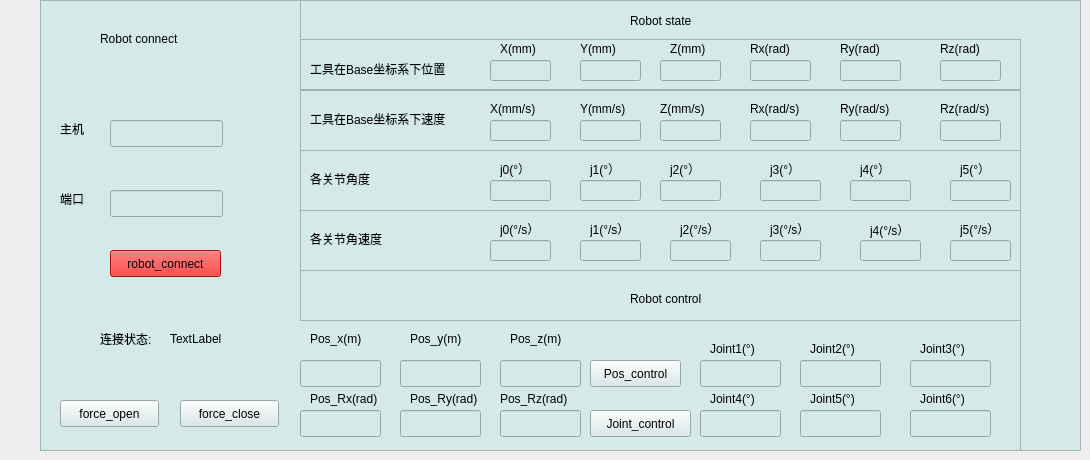
      <widget class="QWidget" name="tab">
       <attribute name="title">
        <string>机械臂状态</string>
       </attribute>
       <widget class="QFrame" name="frame_3">
        <property name="geometry">
         <rect>
          <x>40</x>
          <y>0</y>
          <width>261</width>
          <height>451</height>
         </rect>
        </property>
        <property name="styleSheet">
         <string notr="true">background-color: rgb(213, 233, 233);</string>
        </property>
        <property name="frameShape">
         <enum>QFrame::StyledPanel</enum>
        </property>
        <property name="frameShadow">
         <enum>QFrame::Raised</enum>
        </property>
        <widget class="QLabel" name="label_12">
         <property name="geometry">
          <rect>
           <x>60</x>
           <y>30</y>
           <width>111</width>
           <height>17</height>
          </rect>
         </property>
         <property name="text">
          <string>Robot connect</string>
         </property>
        </widget>
        <widget class="QLineEdit" name="line_Host">
         <property name="geometry">
          <rect>
           <x>70</x>
           <y>120</y>
           <width>113</width>
           <height>27</height>
          </rect>
         </property>
        </widget>
        <widget class="QLineEdit" name="line_port">
         <property name="geometry">
          <rect>
           <x>70</x>
           <y>190</y>
           <width>113</width>
           <height>27</height>
          </rect>
         </property>
        </widget>
        <widget class="QLabel" name="label_13">
         <property name="geometry">
          <rect>
           <x>60</x>
           <y>330</y>
           <width>67</width>
           <height>17</height>
          </rect>
         </property>
         <property name="text">
          <string>连接状态:</string>
         </property>
        </widget>
        <widget class="QLabel" name="label_14">
         <property name="geometry">
          <rect>
           <x>20</x>
           <y>120</y>
           <width>31</width>
           <height>17</height>
          </rect>
         </property>
         <property name="text">
          <string>主机</string>
         </property>
        </widget>
        <widget class="QLabel" name="label_15">
         <property name="geometry">
          <rect>
           <x>20</x>
           <y>190</y>
           <width>41</width>
           <height>17</height>
          </rect>
         </property>
         <property name="text">
          <string>端口</string>
         </property>
        </widget>
        <widget class="QPushButton" name="robot_connect">
         <property name="geometry">
          <rect>
           <x>70</x>
           <y>250</y>
           <width>111</width>
           <height>27</height>
          </rect>
         </property>
         <property name="styleSheet">
          <string notr="true">background-color: rgb(225, 21, 21)</string>
         </property>
         <property name="text">
          <string>robot_connect</string>
         </property>
        </widget>
        <widget class="QLabel" name="connect_info">
         <property name="geometry">
          <rect>
           <x>130</x>
           <y>330</y>
           <width>67</width>
           <height>17</height>
          </rect>
         </property>
         <property name="text">
          <string>TextLabel</string>
         </property>
        </widget>
        <widget class="QPushButton" name="openforce">
         <property name="geometry">
          <rect>
           <x>20</x>
           <y>400</y>
           <width>99</width>
           <height>27</height>
          </rect>
         </property>
         <property name="text">
          <string>force_open</string>
         </property>
        </widget>
        <widget class="QPushButton" name="closeforce">
         <property name="geometry">
          <rect>
           <x>140</x>
           <y>400</y>
           <width>99</width>
           <height>27</height>
          </rect>
         </property>
         <property name="text">
          <string>force_close</string>
         </property>
        </widget>
       </widget>
       <widget class="QFrame" name="Robot_state">
        <property name="geometry">
         <rect>
          <x>300</x>
          <y>0</y>
          <width>781</width>
          <height>451</height>
         </rect>
        </property>
        <property name="styleSheet">
         <string notr="true">background-color: rgb(213, 233, 233);</string>
        </property>
        <property name="inputMethodHints">
         <set>Qt::ImhNone</set>
        </property>
        <property name="frameShape">
         <enum>QFrame::StyledPanel</enum>
        </property>
        <property name="frameShadow">
         <enum>QFrame::Raised</enum>
        </property>
        <widget class="QLabel" name="label">
         <property name="geometry">
          <rect>
           <x>330</x>
           <y>10</y>
           <width>81</width>
           <height>21</height>
          </rect>
         </property>
         <property name="text">
          <string>Robot state</string>
         </property>
        </widget>
        <widget class="QLabel" name="label_5">
         <property name="geometry">
          <rect>
           <x>200</x>
           <y>40</y>
           <width>51</width>
           <height>17</height>
          </rect>
         </property>
         <property name="text">
          <string>X(mm)</string>
         </property>
        </widget>
        <widget class="QLineEdit" name="tool_actual1">
         <property name="geometry">
          <rect>
           <x>190</x>
           <y>60</y>
           <width>61</width>
           <height>21</height>
          </rect>
         </property>
        </widget>
        <widget class="QLineEdit" name="tool_actual2">
         <property name="geometry">
          <rect>
           <x>280</x>
           <y>60</y>
           <width>61</width>
           <height>21</height>
          </rect>
         </property>
        </widget>
        <widget class="QLineEdit" name="tool_actual3">
         <property name="geometry">
          <rect>
           <x>360</x>
           <y>60</y>
           <width>61</width>
           <height>21</height>
          </rect>
         </property>
        </widget>
        <widget class="QLabel" name="label_16">
         <property name="geometry">
          <rect>
           <x>10</x>
           <y>60</y>
           <width>171</width>
           <height>17</height>
          </rect>
         </property>
         <property name="text">
          <string>工具在Base坐标系下位置</string>
         </property>
        </widget>
        <widget class="QLabel" name="label_18">
         <property name="geometry">
          <rect>
           <x>280</x>
           <y>40</y>
           <width>51</width>
           <height>17</height>
          </rect>
         </property>
         <property name="text">
          <string>Y(mm)</string>
         </property>
        </widget>
        <widget class="QLabel" name="label_6">
         <property name="geometry">
          <rect>
           <x>370</x>
           <y>40</y>
           <width>51</width>
           <height>17</height>
          </rect>
         </property>
         <property name="text">
          <string>Z(mm)</string>
         </property>
        </widget>
        <widget class="QLabel" name="label_7">
         <property name="geometry">
          <rect>
           <x>450</x>
           <y>40</y>
           <width>67</width>
           <height>17</height>
          </rect>
         </property>
         <property name="text">
          <string>Rx(rad)</string>
         </property>
        </widget>
        <widget class="QLineEdit" name="tool_actual4">
         <property name="geometry">
          <rect>
           <x>450</x>
           <y>60</y>
           <width>61</width>
           <height>21</height>
          </rect>
         </property>
        </widget>
        <widget class="QLineEdit" name="tool_actual5">
         <property name="geometry">
          <rect>
           <x>540</x>
           <y>60</y>
           <width>61</width>
           <height>21</height>
          </rect>
         </property>
        </widget>
        <widget class="QLineEdit" name="tool_actual6">
         <property name="geometry">
          <rect>
           <x>640</x>
           <y>60</y>
           <width>61</width>
           <height>21</height>
          </rect>
         </property>
        </widget>
        <widget class="QLabel" name="label_20">
         <property name="geometry">
          <rect>
           <x>540</x>
           <y>40</y>
           <width>67</width>
           <height>17</height>
          </rect>
         </property>
         <property name="text">
          <string>Ry(rad)</string>
         </property>
        </widget>
        <widget class="QLabel" name="label_21">
         <property name="geometry">
          <rect>
           <x>640</x>
           <y>40</y>
           <width>67</width>
           <height>17</height>
          </rect>
         </property>
         <property name="text">
          <string>Rz(rad)</string>
         </property>
        </widget>
        <widget class="QFrame" name="frame_5">
         <property name="geometry">
          <rect>
           <x>0</x>
           <y>39</y>
           <width>721</width>
           <height>51</height>
          </rect>
         </property>
         <property name="frameShape">
          <enum>QFrame::StyledPanel</enum>
         </property>
         <property name="frameShadow">
          <enum>QFrame::Raised</enum>
         </property>
        </widget>
        <widget class="QFrame" name="frame_6">
         <property name="geometry">
          <rect>
           <x>0</x>
           <y>90</y>
           <width>721</width>
           <height>61</height>
          </rect>
         </property>
         <property name="frameShape">
          <enum>QFrame::StyledPanel</enum>
         </property>
         <property name="frameShadow">
          <enum>QFrame::Raised</enum>
         </property>
         <widget class="QLabel" name="label_17">
          <property name="geometry">
           <rect>
            <x>10</x>
            <y>20</y>
            <width>171</width>
            <height>17</height>
           </rect>
          </property>
          <property name="text">
           <string>工具在Base坐标系下速度</string>
          </property>
         </widget>
         <widget class="QLineEdit" name="tool_speed1">
          <property name="geometry">
           <rect>
            <x>190</x>
            <y>30</y>
            <width>61</width>
            <height>21</height>
           </rect>
          </property>
         </widget>
         <widget class="QLineEdit" name="tool_speed2">
          <property name="geometry">
           <rect>
            <x>280</x>
            <y>30</y>
            <width>61</width>
            <height>21</height>
           </rect>
          </property>
         </widget>
         <widget class="QLineEdit" name="tool_speed3">
          <property name="geometry">
           <rect>
            <x>360</x>
            <y>30</y>
            <width>61</width>
            <height>21</height>
           </rect>
          </property>
         </widget>
         <widget class="QLineEdit" name="tool_speed4">
          <property name="geometry">
           <rect>
            <x>450</x>
            <y>30</y>
            <width>61</width>
            <height>21</height>
           </rect>
          </property>
         </widget>
         <widget class="QLineEdit" name="tool_speed5">
          <property name="geometry">
           <rect>
            <x>540</x>
            <y>30</y>
            <width>61</width>
            <height>21</height>
           </rect>
          </property>
         </widget>
         <widget class="QLineEdit" name="tool_speed6">
          <property name="geometry">
           <rect>
            <x>640</x>
            <y>30</y>
            <width>61</width>
            <height>21</height>
           </rect>
          </property>
         </widget>
         <widget class="QLabel" name="label_19">
          <property name="geometry">
           <rect>
            <x>190</x>
            <y>10</y>
            <width>61</width>
            <height>17</height>
           </rect>
          </property>
          <property name="text">
           <string>X(mm/s)</string>
          </property>
         </widget>
         <widget class="QLabel" name="label_22">
          <property name="geometry">
           <rect>
            <x>280</x>
            <y>10</y>
            <width>61</width>
            <height>17</height>
           </rect>
          </property>
          <property name="text">
           <string>Y(mm/s)</string>
          </property>
         </widget>
         <widget class="QLabel" name="label_23">
          <property name="geometry">
           <rect>
            <x>360</x>
            <y>10</y>
            <width>61</width>
            <height>17</height>
           </rect>
          </property>
          <property name="text">
           <string>Z(mm/s)</string>
          </property>
         </widget>
         <widget class="QLabel" name="label_26">
          <property name="geometry">
           <rect>
            <x>450</x>
            <y>10</y>
            <width>61</width>
            <height>17</height>
           </rect>
          </property>
          <property name="text">
           <string>Rx(rad/s)</string>
          </property>
         </widget>
         <widget class="QLabel" name="label_25">
          <property name="geometry">
           <rect>
            <x>540</x>
            <y>10</y>
            <width>61</width>
            <height>17</height>
           </rect>
          </property>
          <property name="text">
           <string>Ry(rad/s)</string>
          </property>
         </widget>
         <widget class="QLabel" name="label_24">
          <property name="geometry">
           <rect>
            <x>640</x>
            <y>10</y>
            <width>61</width>
            <height>17</height>
           </rect>
          </property>
          <property name="text">
           <string>Rz(rad/s)</string>
          </property>
         </widget>
        </widget>
        <widget class="QFrame" name="frame_7">
         <property name="geometry">
          <rect>
           <x>0</x>
           <y>150</y>
           <width>721</width>
           <height>61</height>
          </rect>
         </property>
         <property name="frameShape">
          <enum>QFrame::StyledPanel</enum>
         </property>
         <property name="frameShadow">
          <enum>QFrame::Raised</enum>
         </property>
         <widget class="QLabel" name="label_2">
          <property name="geometry">
           <rect>
            <x>10</x>
            <y>20</y>
            <width>81</width>
            <height>17</height>
           </rect>
          </property>
          <property name="text">
           <string>各关节角度</string>
          </property>
         </widget>
         <widget class="QLineEdit" name="joint_actual1">
          <property name="geometry">
           <rect>
            <x>190</x>
            <y>30</y>
            <width>61</width>
            <height>21</height>
           </rect>
          </property>
         </widget>
         <widget class="QLineEdit" name="joint_actual2">
          <property name="geometry">
           <rect>
            <x>280</x>
            <y>30</y>
            <width>61</width>
            <height>21</height>
           </rect>
          </property>
         </widget>
         <widget class="QLineEdit" name="joint_actual3">
          <property name="geometry">
           <rect>
            <x>360</x>
            <y>30</y>
            <width>61</width>
            <height>21</height>
           </rect>
          </property>
         </widget>
         <widget class="QLineEdit" name="joint_actual4">
          <property name="geometry">
           <rect>
            <x>460</x>
            <y>30</y>
            <width>61</width>
            <height>21</height>
           </rect>
          </property>
         </widget>
         <widget class="QLineEdit" name="joint_actual5">
          <property name="geometry">
           <rect>
            <x>550</x>
            <y>30</y>
            <width>61</width>
            <height>21</height>
           </rect>
          </property>
         </widget>
         <widget class="QLineEdit" name="joint_actual6">
          <property name="geometry">
           <rect>
            <x>650</x>
            <y>30</y>
            <width>61</width>
            <height>21</height>
           </rect>
          </property>
         </widget>
         <widget class="QLabel" name="label_4">
          <property name="geometry">
           <rect>
            <x>200</x>
            <y>10</y>
            <width>31</width>
            <height>17</height>
           </rect>
          </property>
          <property name="text">
           <string>j0(°）</string>
          </property>
         </widget>
         <widget class="QLabel" name="label_27">
          <property name="geometry">
           <rect>
            <x>290</x>
            <y>10</y>
            <width>31</width>
            <height>17</height>
           </rect>
          </property>
          <property name="text">
           <string>j1(°）</string>
          </property>
         </widget>
         <widget class="QLabel" name="label_28">
          <property name="geometry">
           <rect>
            <x>370</x>
            <y>10</y>
            <width>31</width>
            <height>17</height>
           </rect>
          </property>
          <property name="text">
           <string>j2(°）</string>
          </property>
         </widget>
         <widget class="QLabel" name="label_29">
          <property name="geometry">
           <rect>
            <x>470</x>
            <y>10</y>
            <width>31</width>
            <height>17</height>
           </rect>
          </property>
          <property name="text">
           <string>j3(°）</string>
          </property>
         </widget>
         <widget class="QLabel" name="label_30">
          <property name="geometry">
           <rect>
            <x>560</x>
            <y>10</y>
            <width>31</width>
            <height>17</height>
           </rect>
          </property>
          <property name="text">
           <string>j4(°）</string>
          </property>
         </widget>
         <widget class="QLabel" name="label_31">
          <property name="geometry">
           <rect>
            <x>660</x>
            <y>10</y>
            <width>31</width>
            <height>17</height>
           </rect>
          </property>
          <property name="text">
           <string>j5(°）</string>
          </property>
         </widget>
        </widget>
        <widget class="QFrame" name="frame_8">
         <property name="geometry">
          <rect>
           <x>0</x>
           <y>210</y>
           <width>721</width>
           <height>61</height>
          </rect>
         </property>
         <property name="frameShape">
          <enum>QFrame::StyledPanel</enum>
         </property>
         <property name="frameShadow">
          <enum>QFrame::Raised</enum>
         </property>
         <widget class="QLabel" name="label_3">
          <property name="geometry">
           <rect>
            <x>10</x>
            <y>20</y>
            <width>91</width>
            <height>17</height>
           </rect>
          </property>
          <property name="text">
           <string>各关节角速度</string>
          </property>
         </widget>
         <widget class="QLineEdit" name="joint_speed1">
          <property name="geometry">
           <rect>
            <x>190</x>
            <y>30</y>
            <width>61</width>
            <height>21</height>
           </rect>
          </property>
         </widget>
         <widget class="QLineEdit" name="joint_speed2">
          <property name="geometry">
           <rect>
            <x>280</x>
            <y>30</y>
            <width>61</width>
            <height>21</height>
           </rect>
          </property>
         </widget>
         <widget class="QLineEdit" name="joint_speed3">
          <property name="geometry">
           <rect>
            <x>370</x>
            <y>30</y>
            <width>61</width>
            <height>21</height>
           </rect>
          </property>
         </widget>
         <widget class="QLineEdit" name="joint_speed4">
          <property name="geometry">
           <rect>
            <x>460</x>
            <y>30</y>
            <width>61</width>
            <height>21</height>
           </rect>
          </property>
         </widget>
         <widget class="QLineEdit" name="lineEdit_24">
          <property name="geometry">
           <rect>
            <x>580</x>
            <y>60</y>
            <width>61</width>
            <height>21</height>
           </rect>
          </property>
         </widget>
         <widget class="QLineEdit" name="joint_speed5">
          <property name="geometry">
           <rect>
            <x>560</x>
            <y>30</y>
            <width>61</width>
            <height>21</height>
           </rect>
          </property>
         </widget>
         <widget class="QLineEdit" name="joint_speed6">
          <property name="geometry">
           <rect>
            <x>650</x>
            <y>30</y>
            <width>61</width>
            <height>21</height>
           </rect>
          </property>
         </widget>
         <widget class="QLabel" name="label_32">
          <property name="geometry">
           <rect>
            <x>200</x>
            <y>10</y>
            <width>51</width>
            <height>17</height>
           </rect>
          </property>
          <property name="text">
           <string>j0(°/s）</string>
          </property>
         </widget>
         <widget class="QLabel" name="label_33">
          <property name="geometry">
           <rect>
            <x>290</x>
            <y>10</y>
            <width>51</width>
            <height>17</height>
           </rect>
          </property>
          <property name="text">
           <string>j1(°/s）</string>
          </property>
         </widget>
         <widget class="QLabel" name="label_34">
          <property name="geometry">
           <rect>
            <x>380</x>
            <y>10</y>
            <width>51</width>
            <height>17</height>
           </rect>
          </property>
          <property name="text">
           <string>j2(°/s）</string>
          </property>
         </widget>
         <widget class="QLabel" name="label_35">
          <property name="geometry">
           <rect>
            <x>470</x>
            <y>10</y>
            <width>51</width>
            <height>17</height>
           </rect>
          </property>
          <property name="text">
           <string>j3(°/s）</string>
          </property>
         </widget>
         <widget class="QLabel" name="label_36">
          <property name="geometry">
           <rect>
            <x>570</x>
            <y>10</y>
            <width>51</width>
            <height>20</height>
           </rect>
          </property>
          <property name="text">
           <string>j4(°/s）</string>
          </property>
         </widget>
         <widget class="QLabel" name="label_37">
          <property name="geometry">
           <rect>
            <x>660</x>
            <y>10</y>
            <width>51</width>
            <height>17</height>
           </rect>
          </property>
          <property name="text">
           <string>j5(°/s）</string>
          </property>
         </widget>
        </widget>
        <widget class="QFrame" name="frame_4">
         <property name="geometry">
          <rect>
           <x>-10</x>
           <y>320</y>
           <width>731</width>
           <height>131</height>
          </rect>
         </property>
         <property name="frameShape">
          <enum>QFrame::StyledPanel</enum>
         </property>
         <property name="frameShadow">
          <enum>QFrame::Raised</enum>
         </property>
         <widget class="QLineEdit" name="poscontrol_x">
          <property name="geometry">
           <rect>
            <x>10</x>
            <y>40</y>
            <width>81</width>
            <height>27</height>
           </rect>
          </property>
         </widget>
         <widget class="QLineEdit" name="poscontrol_y">
          <property name="geometry">
           <rect>
            <x>110</x>
            <y>40</y>
            <width>81</width>
            <height>27</height>
           </rect>
          </property>
         </widget>
         <widget class="QLineEdit" name="poscontrol_z">
          <property name="geometry">
           <rect>
            <x>210</x>
            <y>40</y>
            <width>81</width>
            <height>27</height>
           </rect>
          </property>
         </widget>
         <widget class="QLineEdit" name="poscontrol_rx">
          <property name="geometry">
           <rect>
            <x>10</x>
            <y>90</y>
            <width>81</width>
            <height>27</height>
           </rect>
          </property>
         </widget>
         <widget class="QLineEdit" name="poscontrol_ry">
          <property name="geometry">
           <rect>
            <x>110</x>
            <y>90</y>
            <width>81</width>
            <height>27</height>
           </rect>
          </property>
         </widget>
         <widget class="QLineEdit" name="poscontrol_rz">
          <property name="geometry">
           <rect>
            <x>210</x>
            <y>90</y>
            <width>81</width>
            <height>27</height>
           </rect>
          </property>
         </widget>
         <widget class="QLineEdit" name="joint1_control">
          <property name="geometry">
           <rect>
            <x>410</x>
            <y>40</y>
            <width>81</width>
            <height>27</height>
           </rect>
          </property>
         </widget>
         <widget class="QLineEdit" name="joint2_control">
          <property name="geometry">
           <rect>
            <x>510</x>
            <y>40</y>
            <width>81</width>
            <height>27</height>
           </rect>
          </property>
         </widget>
         <widget class="QLineEdit" name="joint3_control">
          <property name="geometry">
           <rect>
            <x>620</x>
            <y>40</y>
            <width>81</width>
            <height>27</height>
           </rect>
          </property>
         </widget>
         <widget class="QLineEdit" name="joint4_control">
          <property name="geometry">
           <rect>
            <x>410</x>
            <y>90</y>
            <width>81</width>
            <height>27</height>
           </rect>
          </property>
         </widget>
         <widget class="QLineEdit" name="joint5_control">
          <property name="geometry">
           <rect>
            <x>510</x>
            <y>90</y>
            <width>81</width>
            <height>27</height>
           </rect>
          </property>
         </widget>
         <widget class="QLineEdit" name="joint6_control">
          <property name="geometry">
           <rect>
            <x>620</x>
            <y>90</y>
            <width>81</width>
            <height>27</height>
           </rect>
          </property>
         </widget>
         <widget class="QPushButton" name="Pos_control">
          <property name="geometry">
           <rect>
            <x>300</x>
            <y>40</y>
            <width>91</width>
            <height>27</height>
           </rect>
          </property>
          <property name="text">
           <string>Pos_control</string>
          </property>
         </widget>
         <widget class="QPushButton" name="Joint_control">
          <property name="geometry">
           <rect>
            <x>300</x>
            <y>90</y>
            <width>101</width>
            <height>27</height>
           </rect>
          </property>
          <property name="text">
           <string>Joint_control</string>
          </property>
         </widget>
         <widget class="QLabel" name="label_38">
          <property name="geometry">
           <rect>
            <x>20</x>
            <y>10</y>
            <width>61</width>
            <height>17</height>
           </rect>
          </property>
          <property name="text">
           <string>Pos_x(m)</string>
          </property>
         </widget>
         <widget class="QLabel" name="label_39">
          <property name="geometry">
           <rect>
            <x>120</x>
            <y>10</y>
            <width>67</width>
            <height>17</height>
           </rect>
          </property>
          <property name="text">
           <string>Pos_y(m)</string>
          </property>
         </widget>
         <widget class="QLabel" name="label_40">
          <property name="geometry">
           <rect>
            <x>220</x>
            <y>10</y>
            <width>67</width>
            <height>17</height>
           </rect>
          </property>
          <property name="text">
           <string>Pos_z(m)</string>
          </property>
         </widget>
         <widget class="QLabel" name="label_41">
          <property name="geometry">
           <rect>
            <x>20</x>
            <y>70</y>
            <width>81</width>
            <height>17</height>
           </rect>
          </property>
          <property name="text">
           <string>Pos_Rx(rad)</string>
          </property>
         </widget>
         <widget class="QLabel" name="label_42">
          <property name="geometry">
           <rect>
            <x>120</x>
            <y>70</y>
            <width>81</width>
            <height>17</height>
           </rect>
          </property>
          <property name="text">
           <string>Pos_Ry(rad)</string>
          </property>
         </widget>
         <widget class="QLabel" name="label_43">
          <property name="geometry">
           <rect>
            <x>210</x>
            <y>70</y>
            <width>81</width>
            <height>17</height>
           </rect>
          </property>
          <property name="text">
           <string>Pos_Rz(rad)</string>
          </property>
         </widget>
         <widget class="QLabel" name="label_44">
          <property name="geometry">
           <rect>
            <x>420</x>
            <y>20</y>
            <width>67</width>
            <height>17</height>
           </rect>
          </property>
          <property name="text">
           <string>Joint1(°)</string>
          </property>
         </widget>
         <widget class="QLabel" name="label_45">
          <property name="geometry">
           <rect>
            <x>520</x>
            <y>20</y>
            <width>67</width>
            <height>17</height>
           </rect>
          </property>
          <property name="text">
           <string>Joint2(°)</string>
          </property>
         </widget>
         <widget class="QLabel" name="label_46">
          <property name="geometry">
           <rect>
            <x>630</x>
            <y>20</y>
            <width>67</width>
            <height>17</height>
           </rect>
          </property>
          <property name="text">
           <string>Joint3(°)</string>
          </property>
         </widget>
         <widget class="QLabel" name="label_47">
          <property name="geometry">
           <rect>
            <x>420</x>
            <y>70</y>
            <width>67</width>
            <height>17</height>
           </rect>
          </property>
          <property name="text">
           <string>Joint4(°)</string>
          </property>
         </widget>
         <widget class="QLabel" name="label_48">
          <property name="geometry">
           <rect>
            <x>520</x>
            <y>70</y>
            <width>67</width>
            <height>17</height>
           </rect>
          </property>
          <property name="text">
           <string>Joint5(°)</string>
          </property>
         </widget>
         <widget class="QLabel" name="label_49">
          <property name="geometry">
           <rect>
            <x>630</x>
            <y>70</y>
            <width>67</width>
            <height>17</height>
           </rect>
          </property>
          <property name="text">
           <string>Joint6(°)</string>
          </property>
         </widget>
        </widget>
        <widget class="QFrame" name="frame_9">
         <property name="geometry">
          <rect>
           <x>0</x>
           <y>270</y>
           <width>721</width>
           <height>51</height>
          </rect>
         </property>
         <property name="frameShape">
          <enum>QFrame::StyledPanel</enum>
         </property>
         <property name="frameShadow">
          <enum>QFrame::Raised</enum>
         </property>
         <widget class="QLabel" name="label_50">
          <property name="geometry">
           <rect>
            <x>330</x>
            <y>20</y>
            <width>101</width>
            <height>17</height>
           </rect>
          </property>
          <property name="text">
           <string>Robot control</string>
          </property>
         </widget>
        </widget>
        <zorder>frame_6</zorder>
        <zorder>frame_5</zorder>
        <zorder>label</zorder>
        <zorder>label_5</zorder>
        <zorder>tool_actual1</zorder>
        <zorder>tool_actual2</zorder>
        <zorder>tool_actual3</zorder>
        <zorder>label_16</zorder>
        <zorder>label_18</zorder>
        <zorder>label_6</zorder>
        <zorder>label_7</zorder>
        <zorder>tool_actual4</zorder>
        <zorder>tool_actual5</zorder>
        <zorder>tool_actual6</zorder>
        <zorder>label_20</zorder>
        <zorder>label_21</zorder>
        <zorder>frame_7</zorder>
        <zorder>frame_8</zorder>
        <zorder>frame_4</zorder>
        <zorder>frame_9</zorder>
       </widget>
      </widget>
